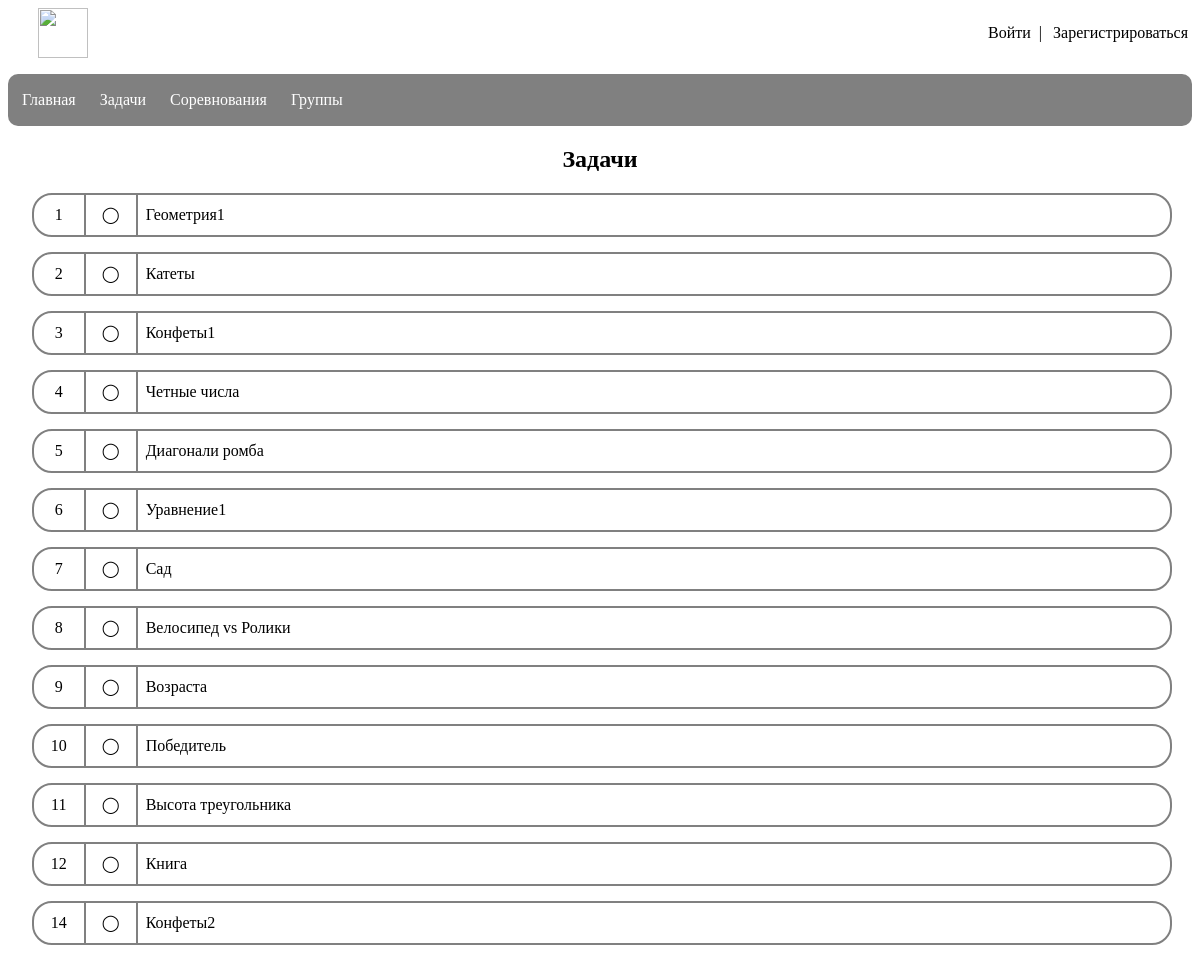
The page /tasks on the database its author committed.
### app/models.py (models this page shows, shortened)
class Task(db.Model):
    id = db.Column(db.Integer, primary_key=True)
    statement = db.Column(db.String)
    creator_id = db.Column(db.Integer, db.ForeignKey('user.id'))
    title = db.Column(db.String(60))
    answer = db.Column(db.String(60))
    solutions = db.relationship('Solution', backref='task', lazy='dynamic')

### app/routes.py (the view, shortened to what this page needs)
@app.route('/tasks', methods=['GET', 'POST'], defaults={'id': None})
@app.route('/tasks/<int:id>')
def tasks(id):
    tasks = Task.query.all()
    return render_template('tasks.html', id=id, tasks=tasks)

### app/templates/tasks.html
{% extends "base.html" %}
{% block content %}
    {% if not id %}
    <h2>Задачи</h2>
    {% for task in tasks %}
    <a href="\tasks\{{task.id}}" id="tasks">
        <div class="task">
            <div class="task_id">
               {{ task.id }}
            </div>
            <div class="task_status">
                ◯
            </div>
            <div>
                <div class="tasks_title">
                    {{ task.title }}
                </div>
            </div>
        </div>
    </a>
    {% endfor %}
    {% else %}
        {% include '_task.html' %}
    {% endif %}
{% endblock %}

### app/templates/base.html (shortened to what this page needs)
<html>
    <head>
        <link type="text/css" href="../static/css/styles.css" rel="stylesheet" />
    </head>
    <body>
        <div id="header">
            <a href="/"><img class="logo" src="../static/images/logo.png"></a>
            <div>
                {% if current_user.is_anonymous %}
                <a href="/login" class="login">Войти</a>
                |
                <a href="/register" class="login">Зарегистрироваться</a>
                {% else %}
                <a href="/profile" id="profile_button"> {{ current_user.username }} </a>
                |
                <a href="{{ '/logout' }}" class="login">Выйти</a>
                {% endif %}
            </div>
        </div>
        <div id="menu">
            <ul>
                <li><a href="/">Главная</a></li>
                <li><a href="/tasks">Задачи</a></li>
                <li><a href="/contests">Соревнования</a></li>
                <li><a href="/groups">Группы</a></li>
            </ul>
        </div>
        {% block content %}{% endblock %}
    </body>
</html>

### app/static/css/styles.css (style rules this page uses)
body { font-family: Comic Sans MS; }
ul { list-style-type: none; padding: 7px; overflow: hidden; background-color: grey; border-radius: 10px; }
.logo { height: 50px; margin-left: 30px; }
#header { display: flex; justify-content: space-between; align-items: center; }
.login { color: black; text-align: center; }
.login { padding: 4px; padding-left: 7px; color: black; border-radius: 5px; text-decoration: none; }
li { float: left; }
li a { display: block; color: white; text-align: center; margin-right: 10px; padding: 10px; padding-left: 7px; padding-right: 7px; border-radius: 10px; text-decoration: none; }
#tasks { color: black; text-decoration: none }
.task { margin-left: 2%; margin-top: 15px; border: 2px solid grey; border-radius: 20px; width: 96%; display: flex; align-items: center; height: 40px; }
.task_id { width: 50px; height: 40px; display: flex; justify-content: center; align-items: center; border-right: 2px solid grey; }
.tasks_title { padding: 8px; display: flex; text-items: center; }
.task_status { width: 50px; height: 40px; border-right: 2px solid grey; display: flex; justify-content: center; align-items: center; }
h2 { text-align: center; }

### rows shown on the page
Task: id "1", title "Геометрия1"
Task: id "2", title "Катеты"
Task: id "3", title "Конфеты1"
Task: id "4", title "Четные числа"
Task: id "5", title "Диагонали ромба"
Task: id "6", title "Уравнение1"
Task: id "7", title "Сад"
Task: id "8", title "Велосипед vs Ролики"
Task: id "9", title "Возраста"
Task: id "10", title "Победитель"
Task: id "11", title "Высота треугольника"
Task: id "12", title "Книга"
Task: id "14", title "Конфеты2"
